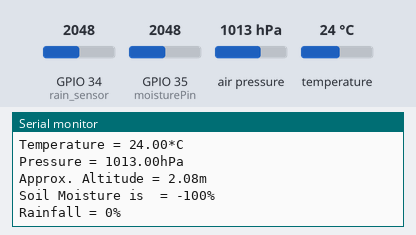
A sketch run on a simulated ESP32. Parts: the last lines printed to the serial monitor. The inputs (shaded band) are chosen by the test bench; at power-on: air pressure 1013 hPa, GPIO 35 (moisturePin) = 2048, GPIO 34 (rain_sensor) = 2048, temperature 24 °C. No radio packets arrive unless stated.

Above: at 1.2 s.
1.3 s: air pressure set to 952 hPa
6.3 s: GPIO 35 (moisturePin) set to 2866
At 11.0 s:
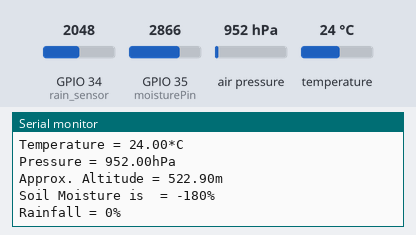
11.3 s: GPIO 34 (rain_sensor) set to 122
16.3 s: temperature set to 12 °C
At 21.0 s:
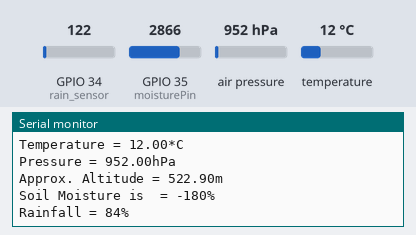
21.3 s: GPIO 34 (rain_sensor) set to 60
26.3 s: GPIO 35 (moisturePin) set to 3972
At 31.7 s:
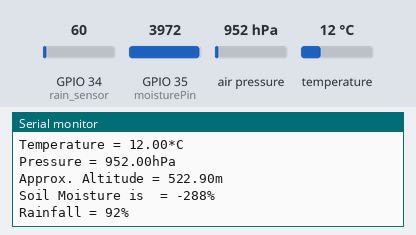
Timing chart, 0 to 32.3 s (numbered marks = the images above; inputs shaded):
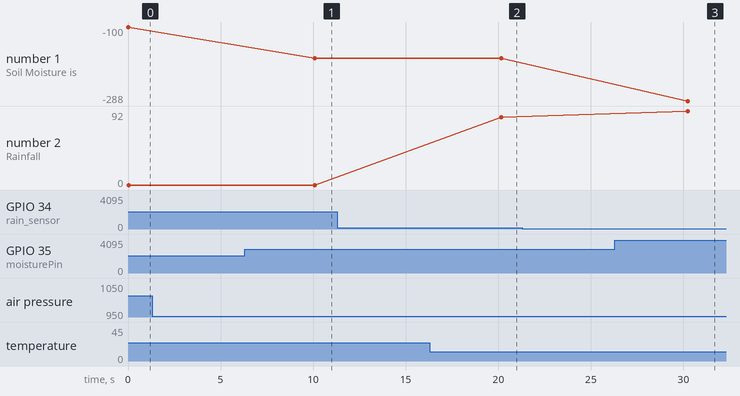

The sketch:

ESP_nodeV2.ino
```cpp
//Libraries
#include <LoRa.h>
#include <SPI.h>
#include <Wire.h>

//Sensor Libraries
#include <Adafruit_BMP280.h>

#define SS 5
#define RST 14
#define DI0 2

//#define TX_P 17
//#define ENCRYPT 0x78

//Lora Band
#define BAND 433E6

//Initialisation
#define rain_sensor 34
#define moisturePin 35             // moisteure sensor pin
Adafruit_BMP280 bmp;               // I2C

//BH1750 lightMeter;

//Lora Device Id
String LoRaMessage = "";
char device_id[12] = "MyDevice123";


void setup(){
  Serial.begin(115200);
  pinMode (rain_sensor, INPUT);
  pinMode (moisturePin, INPUT);

  while (!Serial);
  Serial.println(F("LoRa Sender"));
  LoRa.setPins(SS, RST, DI0);

  //LoRa.setTxPower(TX_P);
  //LoRa.setSyncWord(ENCRYPT);

  if (!LoRa.begin(BAND))
  {
    Serial.println(F("Starting LoRa failed!"));
    while (1);

  }
  if (!bmp.begin(0x76)) {
    Serial.println(F("Could not find a valid BMP280 sensor, check wiring!"));
    while (1);
  }

  /* Default settings from datasheet. */
  bmp.setSampling(Adafruit_BMP280::MODE_NORMAL,     /* Operating Mode. */
                  Adafruit_BMP280::SAMPLING_X2,     /* Temp. oversampling */
                  Adafruit_BMP280::SAMPLING_X16,    /* Pressure oversampling */
                  Adafruit_BMP280::FILTER_X16,      /* Filtering. */
                  Adafruit_BMP280::STANDBY_MS_500); /* Standby time. */
}

void loop()
{
  float temperature = bmp.readTemperature();
  float pressure = bmp.readPressure() / 100.0F;
  float altitude = bmp.readAltitude(1013.25);
  int moisturePercentage = ( 100 - ( (analogRead(moisturePin) / 1023.00) * 100 ) );
  int rainfall = map(analogRead(rain_sensor), 780, 0, 0, 100);
  if (rainfall >= 100)
  {
    rainfall = 100;
  }
  if (rainfall <= 0)
  {
    rainfall = 0;
  }

//  float humidity = bmp.readHumidity();

//  double dewPoint = dewPointFast(temperature, humidity);
//
//  int rainfall = map(analogRead(rain_sensor), 780, 0, 0, 100);
//  if (rainfall >= 100)
//  {
//    rainfall = 100;
//  }
//  if (rainfall <= 0)
//  {
//    rainfall = 0;
//  }

//  float lux = lightMeter.readLightLevel();

  Serial.print(F("Device ID: "));
  Serial.println(device_id);

  Serial.print(F("Temperature = "));
  Serial.print(temperature);
  Serial.println(F("*C"));

  Serial.print(F("Pressure = "));
  Serial.print(pressure);
  Serial.println(F("hPa"));

  Serial.print(F("Approx. Altitude = "));
  Serial.print(altitude);
  Serial.println(F("m"));

  Serial.print("Soil Moisture is  = ");
  Serial.print(moisturePercentage);
  Serial.println("%");

  Serial.print(F("Rainfall = "));
  Serial.print(rainfall);
  Serial.println(F("%"));


  Serial.println();

  LoRaMessage = String(device_id) + "/" + String(temperature) + "&" + String(pressure)
                + "#" + String(altitude) + "@" + String(moisturePercentage)
                + "$" + String(rainfall);

  // send packet
  LoRa.beginPacket();
  LoRa.print(LoRaMessage);
  LoRa.endPacket();
  delay(10000);
}


//double dewPointFast(double celsius, double humidity)
//{
//  double a = 17.271;
//  double b = 237.7;
//  double temp = (a * celsius) / (b + celsius) + log(humidity * 0.01);
//  double Td = (b * temp) / (a - temp);
//  return Td;
//}
```

Measured:
- after the input at 6.3 s, the serial monitor: prints a new line after 3.8 s (image 1)
- after the input at 16.3 s, the serial monitor: prints a new line after 3.9 s (image 2)
- after the input at 26.3 s, the serial monitor: prints a new line after 3.9 s (image 3)
- plotted number 1: -100 → -180 after the input at 6.3 s, -180 → -288 after the input at 26.3 s
